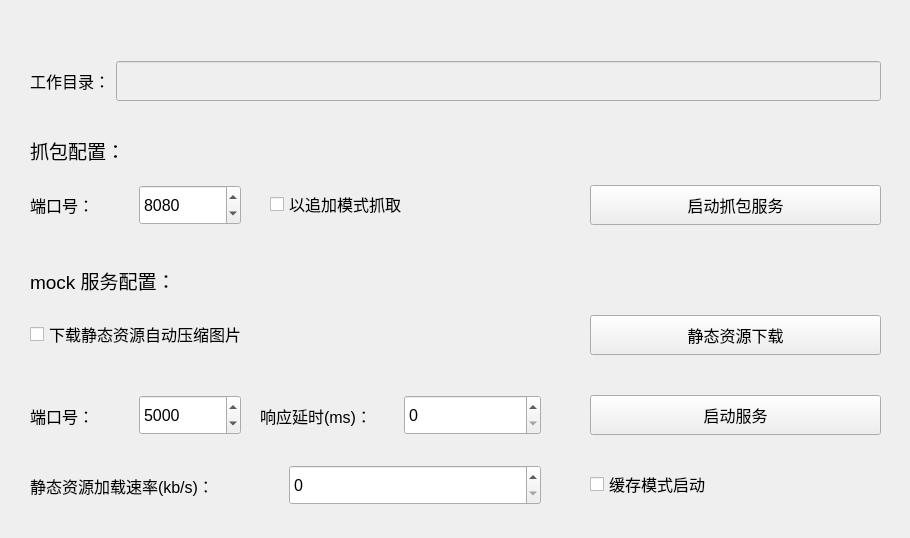
<?xml version="1.0" encoding="UTF-8"?>
<ui version="4.0">
 <class>MainWindow</class>
 <widget class="QWidget" name="MainWindow">
  <property name="geometry">
   <rect>
    <x>0</x>
    <y>0</y>
    <width>910</width>
    <height>538</height>
   </rect>
  </property>
  <property name="windowTitle">
   <string/>
  </property>
  <widget class="QWidget" name="horizontalLayoutWidget">
   <property name="geometry">
    <rect>
     <x>590</x>
     <y>390</y>
     <width>291</width>
     <height>51</height>
    </rect>
   </property>
   <layout class="QHBoxLayout" name="horizontalLayout">
    <item>
     <widget class="QPushButton" name="serverButton">
      <property name="sizePolicy">
       <sizepolicy hsizetype="Minimum" vsizetype="Fixed">
        <horstretch>0</horstretch>
        <verstretch>0</verstretch>
       </sizepolicy>
      </property>
      <property name="minimumSize">
       <size>
        <width>0</width>
        <height>40</height>
       </size>
      </property>
      <property name="baseSize">
       <size>
        <width>0</width>
        <height>0</height>
       </size>
      </property>
      <property name="font">
       <font>
        <pointsize>12</pointsize>
       </font>
      </property>
      <property name="cursor">
       <cursorShape>PointingHandCursor</cursorShape>
      </property>
      <property name="styleSheet">
       <string notr="true"/>
      </property>
      <property name="text">
       <string>启动服务</string>
      </property>
     </widget>
    </item>
   </layout>
  </widget>
  <widget class="QWidget" name="horizontalLayoutWidget_2">
   <property name="geometry">
    <rect>
     <x>590</x>
     <y>310</y>
     <width>291</width>
     <height>51</height>
    </rect>
   </property>
   <layout class="QHBoxLayout" name="horizontalLayout_2">
    <item>
     <widget class="QPushButton" name="staticDownloadButton">
      <property name="minimumSize">
       <size>
        <width>0</width>
        <height>40</height>
       </size>
      </property>
      <property name="font">
       <font>
        <pointsize>12</pointsize>
       </font>
      </property>
      <property name="cursor">
       <cursorShape>PointingHandCursor</cursorShape>
      </property>
      <property name="text">
       <string>静态资源下载</string>
      </property>
     </widget>
    </item>
   </layout>
  </widget>
  <widget class="QWidget" name="horizontalLayoutWidget_4">
   <property name="geometry">
    <rect>
     <x>30</x>
     <y>390</y>
     <width>211</width>
     <height>51</height>
    </rect>
   </property>
   <layout class="QHBoxLayout" name="horizontalLayout_4">
    <item>
     <widget class="QLabel" name="label">
      <property name="font">
       <font>
        <pointsize>12</pointsize>
       </font>
      </property>
      <property name="text">
       <string>端口号：</string>
      </property>
     </widget>
    </item>
    <item>
     <widget class="QSpinBox" name="serverPortSpinBox">
      <property name="minimumSize">
       <size>
        <width>0</width>
        <height>40</height>
       </size>
      </property>
      <property name="font">
       <font>
        <pointsize>12</pointsize>
       </font>
      </property>
      <property name="minimum">
       <number>1000</number>
      </property>
      <property name="maximum">
       <number>9999</number>
      </property>
      <property name="value">
       <number>5000</number>
      </property>
     </widget>
    </item>
   </layout>
  </widget>
  <widget class="QWidget" name="horizontalLayoutWidget_5">
   <property name="geometry">
    <rect>
     <x>30</x>
     <y>60</y>
     <width>851</width>
     <height>42</height>
    </rect>
   </property>
   <layout class="QHBoxLayout" name="horizontalLayout_5">
    <item>
     <widget class="QLabel" name="label_2">
      <property name="minimumSize">
       <size>
        <width>0</width>
        <height>24</height>
       </size>
      </property>
      <property name="font">
       <font>
        <pointsize>12</pointsize>
       </font>
      </property>
      <property name="text">
       <string>工作目录：</string>
      </property>
     </widget>
    </item>
    <item>
     <widget class="QLineEdit" name="serverWorkDirLineEdit">
      <property name="enabled">
       <bool>false</bool>
      </property>
      <property name="minimumSize">
       <size>
        <width>0</width>
        <height>40</height>
       </size>
      </property>
      <property name="font">
       <font>
        <pointsize>12</pointsize>
       </font>
      </property>
     </widget>
    </item>
   </layout>
  </widget>
  <widget class="QWidget" name="horizontalLayoutWidget_3">
   <property name="geometry">
    <rect>
     <x>30</x>
     <y>180</y>
     <width>211</width>
     <height>50</height>
    </rect>
   </property>
   <layout class="QHBoxLayout" name="horizontalLayout_3">
    <item>
     <widget class="QLabel" name="label_3">
      <property name="minimumSize">
       <size>
        <width>0</width>
        <height>40</height>
       </size>
      </property>
      <property name="font">
       <font>
        <pointsize>12</pointsize>
       </font>
      </property>
      <property name="text">
       <string>端口号：</string>
      </property>
     </widget>
    </item>
    <item>
     <widget class="QSpinBox" name="catchServerPortSpinBox">
      <property name="minimumSize">
       <size>
        <width>0</width>
        <height>40</height>
       </size>
      </property>
      <property name="baseSize">
       <size>
        <width>0</width>
        <height>0</height>
       </size>
      </property>
      <property name="font">
       <font>
        <pointsize>12</pointsize>
       </font>
      </property>
      <property name="minimum">
       <number>1000</number>
      </property>
      <property name="maximum">
       <number>9999</number>
      </property>
      <property name="value">
       <number>8080</number>
      </property>
     </widget>
    </item>
   </layout>
  </widget>
  <widget class="QLabel" name="label_4">
   <property name="geometry">
    <rect>
     <x>30</x>
     <y>260</y>
     <width>851</width>
     <height>40</height>
    </rect>
   </property>
   <property name="minimumSize">
    <size>
     <width>0</width>
     <height>40</height>
    </size>
   </property>
   <property name="font">
    <font>
     <pointsize>14</pointsize>
    </font>
   </property>
   <property name="text">
    <string>mock 服务配置：</string>
   </property>
  </widget>
  <widget class="QLabel" name="label_5">
   <property name="geometry">
    <rect>
     <x>30</x>
     <y>130</y>
     <width>521</width>
     <height>40</height>
    </rect>
   </property>
   <property name="minimumSize">
    <size>
     <width>0</width>
     <height>40</height>
    </size>
   </property>
   <property name="font">
    <font>
     <pointsize>14</pointsize>
    </font>
   </property>
   <property name="text">
    <string>抓包配置：</string>
   </property>
  </widget>
  <widget class="QWidget" name="horizontalLayoutWidget_6">
   <property name="geometry">
    <rect>
     <x>590</x>
     <y>180</y>
     <width>291</width>
     <height>51</height>
    </rect>
   </property>
   <layout class="QHBoxLayout" name="horizontalLayout_6">
    <item>
     <widget class="QPushButton" name="catchServerButton">
      <property name="minimumSize">
       <size>
        <width>0</width>
        <height>40</height>
       </size>
      </property>
      <property name="font">
       <font>
        <pointsize>12</pointsize>
       </font>
      </property>
      <property name="cursor">
       <cursorShape>PointingHandCursor</cursorShape>
      </property>
      <property name="text">
       <string>启动抓包服务</string>
      </property>
     </widget>
    </item>
   </layout>
  </widget>
  <widget class="QCheckBox" name="useHistoryCheckBox">
   <property name="geometry">
    <rect>
     <x>270</x>
     <y>180</y>
     <width>251</width>
     <height>48</height>
    </rect>
   </property>
   <property name="minimumSize">
    <size>
     <width>0</width>
     <height>48</height>
    </size>
   </property>
   <property name="font">
    <font>
     <pointsize>12</pointsize>
    </font>
   </property>
   <property name="cursor">
    <cursorShape>PointingHandCursor</cursorShape>
   </property>
   <property name="text">
    <string>以追加模式抓取</string>
   </property>
  </widget>
  <widget class="QCheckBox" name="cacheCheckBox">
   <property name="geometry">
    <rect>
     <x>590</x>
     <y>460</y>
     <width>211</width>
     <height>48</height>
    </rect>
   </property>
   <property name="minimumSize">
    <size>
     <width>0</width>
     <height>48</height>
    </size>
   </property>
   <property name="font">
    <font>
     <pointsize>12</pointsize>
    </font>
   </property>
   <property name="cursor">
    <cursorShape>PointingHandCursor</cursorShape>
   </property>
   <property name="text">
    <string>缓存模式启动</string>
   </property>
  </widget>
  <widget class="QCheckBox" name="compressCheckBox">
   <property name="geometry">
    <rect>
     <x>30</x>
     <y>310</y>
     <width>381</width>
     <height>48</height>
    </rect>
   </property>
   <property name="minimumSize">
    <size>
     <width>0</width>
     <height>48</height>
    </size>
   </property>
   <property name="font">
    <font>
     <pointsize>12</pointsize>
    </font>
   </property>
   <property name="cursor">
    <cursorShape>PointingHandCursor</cursorShape>
   </property>
   <property name="text">
    <string>下载静态资源自动压缩图片</string>
   </property>
  </widget>
  <widget class="QWidget" name="horizontalLayoutWidget_7">
   <property name="geometry">
    <rect>
     <x>260</x>
     <y>390</y>
     <width>281</width>
     <height>51</height>
    </rect>
   </property>
   <layout class="QHBoxLayout" name="horizontalLayout_7">
    <item>
     <widget class="QLabel" name="label_7">
      <property name="font">
       <font>
        <pointsize>12</pointsize>
       </font>
      </property>
      <property name="text">
       <string>响应延时(ms)：</string>
      </property>
     </widget>
    </item>
    <item>
     <widget class="QSpinBox" name="responseDelaySpinBox">
      <property name="minimumSize">
       <size>
        <width>0</width>
        <height>40</height>
       </size>
      </property>
      <property name="font">
       <font>
        <pointsize>12</pointsize>
       </font>
      </property>
      <property name="maximum">
       <number>120000</number>
      </property>
     </widget>
    </item>
   </layout>
  </widget>
  <widget class="QWidget" name="horizontalLayoutWidget_8">
   <property name="geometry">
    <rect>
     <x>30</x>
     <y>460</y>
     <width>511</width>
     <height>51</height>
    </rect>
   </property>
   <layout class="QHBoxLayout" name="horizontalLayout_8">
    <item>
     <widget class="QLabel" name="label_8">
      <property name="font">
       <font>
        <pointsize>12</pointsize>
       </font>
      </property>
      <property name="text">
       <string>静态资源加载速率(kb/s)：</string>
      </property>
     </widget>
    </item>
    <item>
     <widget class="QSpinBox" name="staticLoadSpeedSpinBox">
      <property name="minimumSize">
       <size>
        <width>0</width>
        <height>40</height>
       </size>
      </property>
      <property name="font">
       <font>
        <pointsize>12</pointsize>
       </font>
      </property>
      <property name="maximum">
       <number>120000</number>
      </property>
     </widget>
    </item>
   </layout>
  </widget>
 </widget>
 <resources/>
 <connections/>
</ui>
